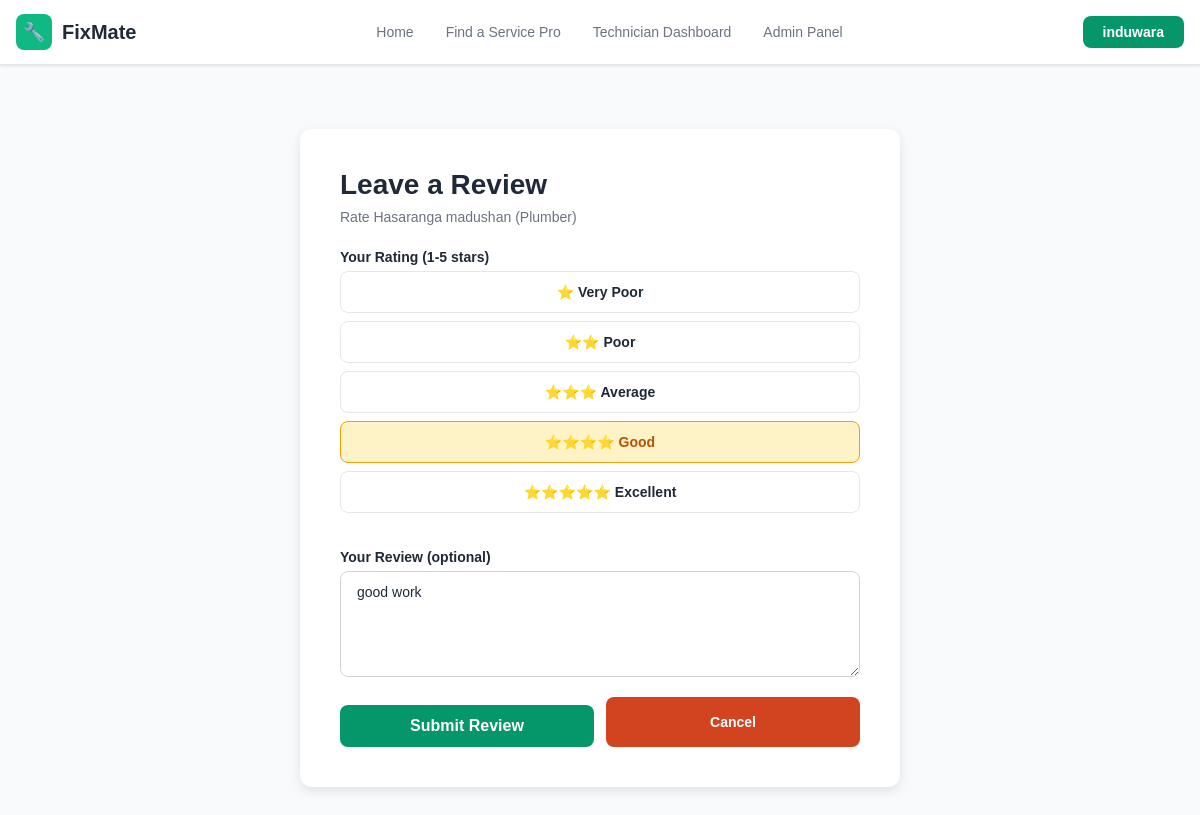
The app's page /pages/add_review.php?tech_id=2 (signed in) with its own data.
### tables this page shows
CREATE TABLE `technicians` (
  `id` int(11) NOT NULL AUTO_INCREMENT,
  `email` varchar(100) NOT NULL,
  `password` varchar(255) NOT NULL,
  `name` varchar(100) NOT NULL,
  `phone` varchar(20) NOT NULL,
  `district_id` int(11) NOT NULL,
  `service_id` int(11) NOT NULL,
  `experience` int(11) DEFAULT NULL,
  `rating` decimal(2,1) DEFAULT 5.0,
  `jobs_completed` int(11) DEFAULT 0,
  `bio` text DEFAULT NULL,
  `created_at` timestamp NOT NULL DEFAULT current_timestamp(),
  PRIMARY KEY (`id`),
  UNIQUE KEY `email` (`email`),
  KEY `district_id` (`district_id`),
  KEY `service_id` (`service_id`),
  CONSTRAINT `technicians_ibfk_1` FOREIGN KEY (`district_id`) REFERENCES `districts` (`id`),
  CONSTRAINT `technicians_ibfk_2` FOREIGN KEY (`service_id`) REFERENCES `services` (`id`)
);

CREATE TABLE `services` (
  `id` int(11) NOT NULL AUTO_INCREMENT,
  `service_name` varchar(100) NOT NULL,
  PRIMARY KEY (`id`)
);

CREATE TABLE `ratings` (
  `id` int(11) NOT NULL AUTO_INCREMENT,
  `user_id` int(11) NOT NULL,
  `technician_id` int(11) NOT NULL,
  `rating` int(11) NOT NULL CHECK (`rating` >= 1 and `rating` <= 5),
  `review` text DEFAULT NULL,
  `created_at` timestamp NOT NULL DEFAULT current_timestamp(),
  PRIMARY KEY (`id`),
  KEY `user_id` (`user_id`),
  KEY `technician_id` (`technician_id`),
  CONSTRAINT `ratings_ibfk_1` FOREIGN KEY (`user_id`) REFERENCES `users` (`id`),
  CONSTRAINT `ratings_ibfk_2` FOREIGN KEY (`technician_id`) REFERENCES `technicians` (`id`)
);

### pages/add_review.php (the view, shortened to what this page needs)
<?php
include '../includes/config.php';
include '../includes/header.php';
$user_id = $_SESSION['user_id'];
$tech_id = isset($_GET['tech_id']) ? mysqli_real_escape_string($conn, $_GET['tech_id']) : 0;
$tech_query = "SELECT t.id, t.name, s.service_name FROM technicians t
               JOIN services s ON t.service_id = s.id
               WHERE t.id = '$tech_id'";
$tech_result = mysqli_query($conn, $tech_query);
$tech = mysqli_fetch_assoc($tech_result);
$check_query = "SELECT id FROM ratings WHERE user_id = '$user_id' AND technician_id = '$tech_id'";
$check_result = mysqli_query($conn, $check_query);
$existing_review = mysqli_fetch_assoc($check_result);
if ($existing_review) {
    $review_query = "SELECT * FROM ratings WHERE user_id = '$user_id' AND technician_id = '$tech_id'";
    $review_result = mysqli_query($conn, $review_query);
    $existing = mysqli_fetch_assoc($review_result);
}
?>
<section class="auth-section">
    <div class="auth-container auth-large">
        <div class="auth-box">
            <h1>Leave a Review</h1>
            <p>Rate <?php echo htmlspecialchars($tech['name']); ?> (<?php echo htmlspecialchars($tech['service_name']); ?>)</p>
            <form method="POST" class="auth-form">
                <div class="form-group">
                    <label for="rating">Your Rating (1-5 stars)</label>
                    <div class="rating-selector">
                        <label for="star5" title="5 Stars">⭐⭐⭐⭐⭐ Excellent</label>
                        <label for="star4" title="4 Stars">⭐⭐⭐⭐ Good</label>
                        <label for="star3" title="3 Stars">⭐⭐⭐ Average</label>
                        <label for="star2" title="2 Stars">⭐⭐ Poor</label>
                        <label for="star1" title="1 Star">⭐ Very Poor</label>
                    </div>
                </div>
                <div class="form-group">
                    <label for="review">Your Review (optional)</label>
                    <textarea id="review" name="review" rows="5" placeholder="Share your experience with this service professional..."><?php echo isset($existing) ? htmlspecialchars($existing['review']) : ''; ?></textarea>
                </div>
                <div style="display: flex; gap: 12px;">
                    <button type="submit" name="submit_review" class="auth-button" style="flex: 1;">Submit Review</button>
                    <a href="find.php" class="cancel-btn" style="flex: 1;">Cancel</a>
                </div>
            </form>
        </div>
    </div>
</section>
</body>
</html>

### css/style.css (style rules this page uses)
* { margin: 0; padding: 0; box-sizing: border-box; }
body { font-family: 'Arial', sans-serif; background-color: #f9fafb; color: #1f2937; }
.auth-section { background-color: #f9fafb; padding: 64px 16px; min-height: calc(100vh - 64px); display: flex; align-items: center; justify-content: center; }
.auth-container { width: 100%; max-width: 400px; }
.auth-box { background-color: white; padding: 40px; border-radius: 12px; box-shadow: 0 4px 12px rgba(0, 0, 0, 0.1); }
.auth-box h1 { font-size: 28px; font-weight: 700; margin-bottom: 8px; color: #1f2937; }
.auth-box p { font-size: 14px; color: #6b7280; margin-bottom: 24px; }
.auth-form { width: 100%; }
.form-group { display: flex; flex-direction: column; gap: 6px; margin-bottom: 20px; }
.form-group label { font-size: 14px; font-weight: 600; color: #1f2937; }
.auth-button { width: 100%; padding: 12px 16px; background-color: #059669; color: white; border: none; border-radius: 8px; font-size: 16px; font-weight: bold; cursor: pointer; transition: all 0.2s; margin-top: 8px; }
.auth-large { max-width: 600px; }
.form-group textarea { padding: 12px 16px; border: 1px solid #d1d5db; border-radius: 8px; font-size: 14px; color: #1f2937; background-color: white; font-family: inherit; resize: vertical; transition: all 0.2s; }
.cancel-btn { background-color: #d24420; color: white; text-decoration: none; display: flex; align-items: center; justify-content: center; padding: 12px 16px; border-radius: 8px; font-size: 14px; font-weight: bold; cursor: pointer; transition: all 0.2s; }
.rating-selector { display: flex; flex-direction: column-reverse; gap: 8px; margin-bottom: 16px; }
.rating-selector label { padding: 12px; border: 1px solid #e5e7eb; border-radius: 8px; cursor: pointer; text-align: center; font-size: 14px; font-weight: 600; transition: all 0.2s; }
.rating-selector input:checked + label { background-color: #fef3c7; border-color: #f59e0b; color: #b45309; }

### records on screen
technicians: name "Hasaranga madushan", service.service_name "Plumber"
ratings: review "good work"

### other values on screen
$_SESSION['user_name'] "induwara"
